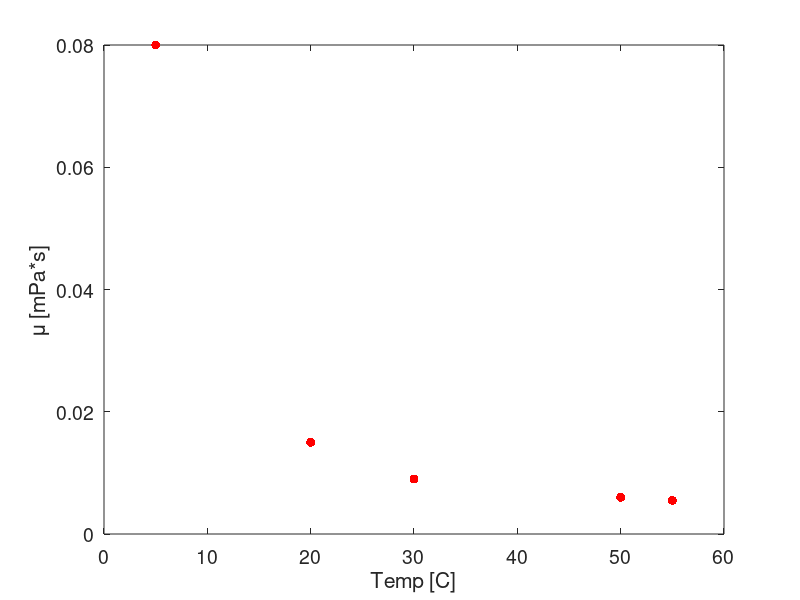
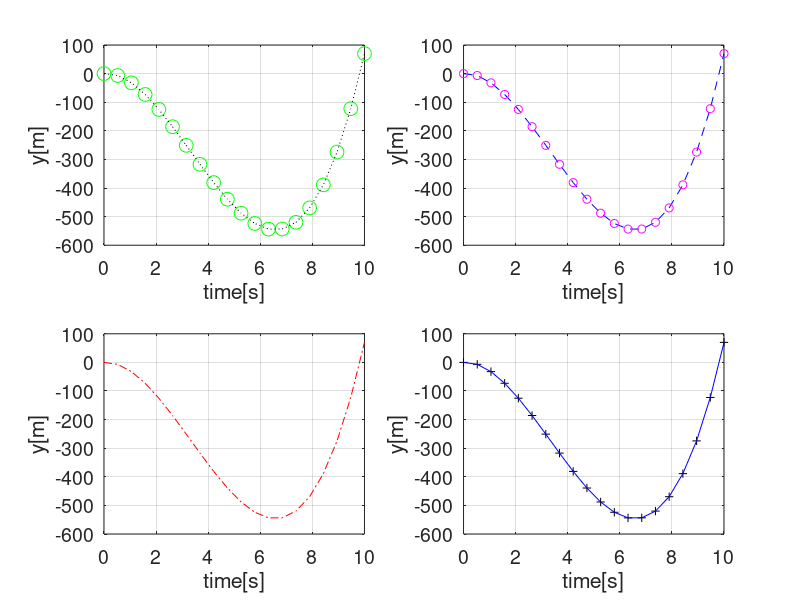
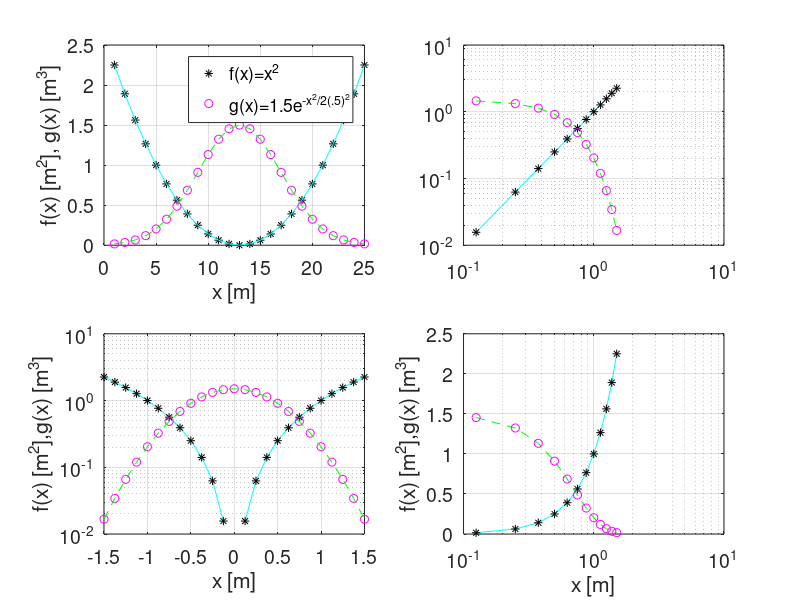
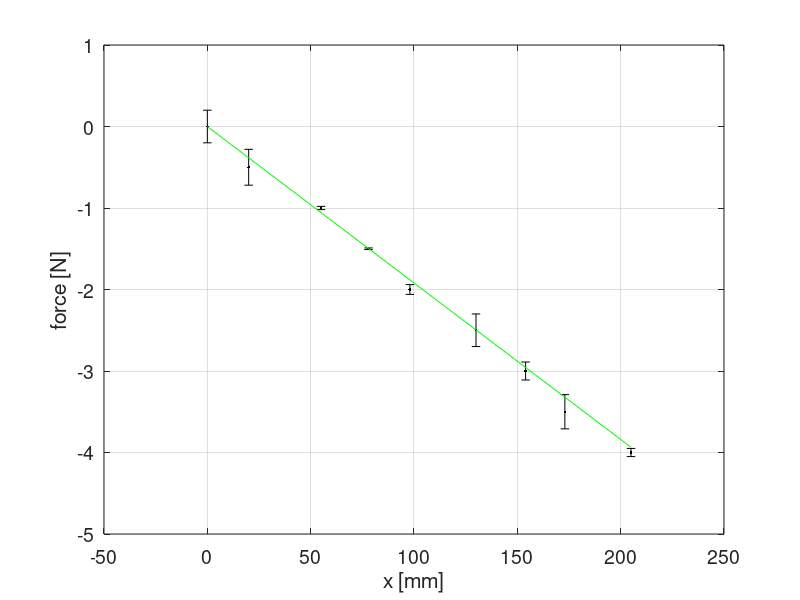

Write MATLAB code to recreate these figures, in order.
%% Worksheet 2
% Jonathan Babu

set(0,'defaultfigurecolor',[1 1 1])
set(0,'defaultAxesFontSize',14)
set(0,'defaultfigureposition',[0 0 700 350]);
format compact
%% Example 1
figure(1)
u=[0.08,0.015,0.009,0.006,0.0055];
time=[5,20,30,50,55];
plot(time,u,"r.", "MarkerSize",20)
xlabel('Temp [C]')
ylabel('\mu [mPa*s]')
clear all
%% Example 2
figure(2)
t=linspace(0,10,20);
y=4*t.^3-40*t.^2+7*t;
subplot(2,2,1)
plot(t,y,"go", "MarkerSize",10)
hold on
plot(t,y,"k:")
xlabel("time[s]")
ylabel("y[m]")
grid on
subplot(2,2,2)
plot(t,y,"b--")
hold on
plot(t,y,"mo")
xlabel("time[s]")
ylabel("y[m]")
hold on
grid on
subplot(2,2,3)
plot(t,y,"r-.")
xlabel("time[s]")
ylabel("y[m]")
hold on
grid on
subplot(2,2,4)
plot(t,y,"k+")
hold on
plot(t,y,"b")
xlabel("time[s]")
ylabel("y[m]")
grid on

clear all
%% Example 3
figure(3)
x=linspace(-1.5,1.5,25);
F=@(x)x.^2;
G=@(x)1.5*exp((-x.^2)/(2*(.5^2)));
subplot(2,2,1)
plot(F(x),"k*")
hold on
plot(F(x),"c",'HandleVisibility', 'off')
plot(G(x),"mo")
plot(G(x),"g--")
grid on
xlabel("x [m]")
ylabel('f(x) [m^{2}], g(x) [m^{3}]')
legend("f(x)=x^{2}", "g(x)=1.5e^{-x^{2}/2(.5)^{2}}")
subplot(2,2,2)
loglog(x,F(x),"c")
hold on
loglog(x,F(x),"k*")
loglog(x,G(x),"g--")
loglog(x,G(x),"mo")
grid on
subplot(2,2,3)
semilogy(x,F(x),"c")
hold on
grid on
semilogy(x,F(x),"k*")
semilogy(x,G(x),"mo")
semilogy(x,G(x),"g--")
xlabel("x [m]")
ylabel('f(x) [m^{2}],g(x) [m^{3}]')
subplot(2,2,4)
semilogx(x,F(x),"c")
hold on
semilogx(x,F(x),"k*")
semilogx(x,G(x),"g--")
semilogx(x,G(x),"mo")
xlabel("x [m]")
ylabel('f(x) [m^{2}],g(x) [m^{3}]')
grid on
%The warnings from matlab were all about ignoring the negative values
%that came out of our function. It helps keep the graph clean.
clear all
%% Example 4
figure(4)
k=19.2;
F=@(x)x*(-k);
x=[0,20,55,78,98,130,154,173,205];
xnew=x/1000;
f=linspace(0,-4,9);
sigma=[.2,.22,.02,.01,.06,.2,.11,.21,.05];
errorbar(x,f,sigma,"k.")
hold on
grid on
plot(x,F(xnew),"g")
xlabel("x [mm]")
ylabel("force [N]")
clear all
%% Example 5
figure(5)
f=@(x)sin(x)
x1=linspace(0,20,5);
x2=linspace(0,20,10);
x3=linspace(0,20,100);
plot(x1,f(x1), "r--")
hold on
plot(x2,f(x2), "g--")
hold on
plot(x3,f(x3), "b")
grid on
xlabel("x")
ylabel("f(x)")

%I think you'd need at least 80 points to get a good sense of the graph.
clear all